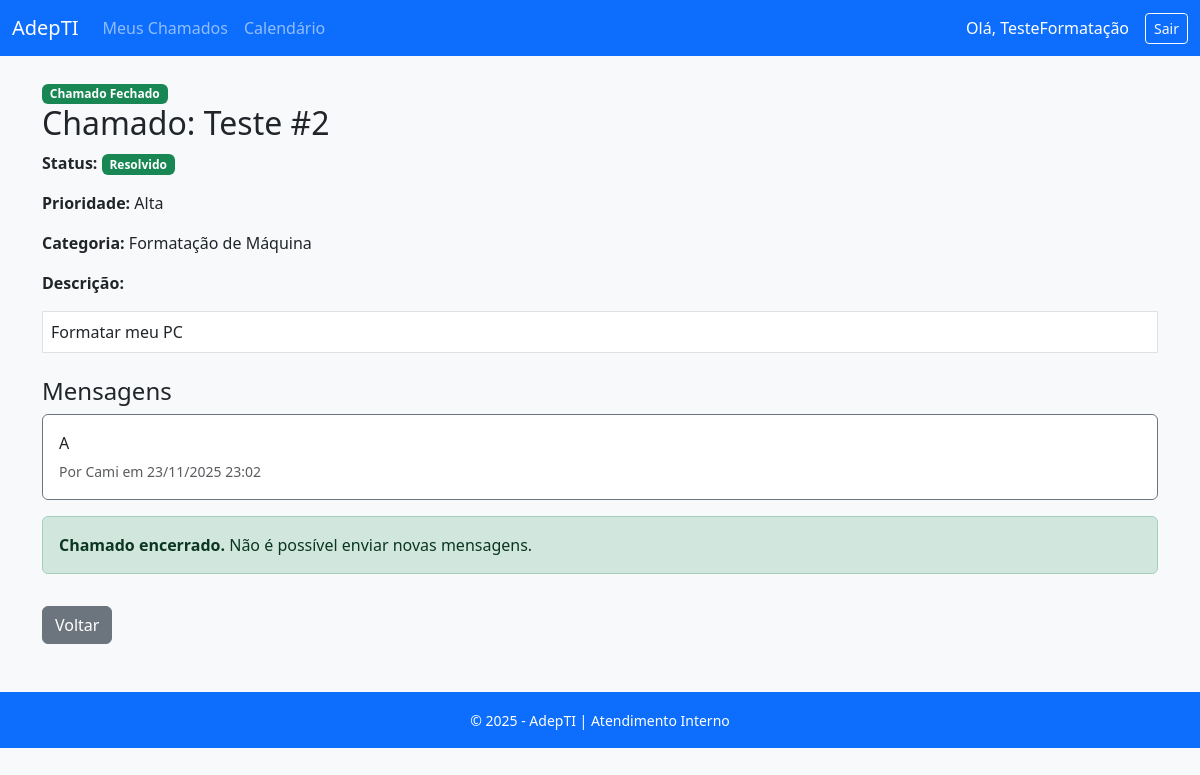
The app's page /chamado/2/ (signed in) with its own data.
### atendimento/models.py (models this page shows, shortened)
class Usuario(AbstractUser):
    TIPOS_USUARIO = (('administrativo', 'Administrativo'), ('atendente', 'Atendente'), ('cliente', 'Cliente'),)
    tipo = models.CharField(max_length=20, choices=TIPOS_USUARIO, default='cliente', verbose_name='Tipo de Usuário')
    categoria = models.ForeignKey(Categoria, on_delete=models.SET_NULL, null=True, blank=True)

class Chamado(models.Model):
    titulo = models.CharField(max_length=200)
    descricao = models.TextField()
    usuario = models.ForeignKey(settings.AUTH_USER_MODEL, on_delete=models.CASCADE, related_name='chamados')
    categoria = models.ForeignKey(Categoria, on_delete=models.SET_NULL, null=True, blank=True)
    prioridade = models.CharField(max_length=10, choices=(('baixa', 'Baixa'), ('media', 'Média'), ('alta', 'Alta')))
    status = models.CharField(max_length=20, choices=(('aberto', 'Aberto'), ('andamento', 'Em andamento'), ('resolvido', 'Resolvido')), default='aberto')
    data_abertura = models.DateTimeField(auto_now_add=True)
    data_atualizacao = models.DateTimeField(auto_now=True)

class Categoria(models.Model):
    nome = models.CharField(max_length=100)
    def __str__(self):
        return self.nome

class Mensagem(models.Model):
    chamado = models.ForeignKey(Chamado, on_delete=models.CASCADE, related_name='mensagens')
    autor = models.ForeignKey(settings.AUTH_USER_MODEL, on_delete=models.CASCADE)
    texto = models.TextField()
    data_envio = models.DateTimeField(auto_now_add=True)

### atendimento/views.py (the view, shortened to what this page needs)
# urls.py: path('chamado/<int:id>/', views.chamado_detalhes, name='chamado_detalhes'),
@login_required
def chamado_detalhes(request, id):
    chamado = get_object_or_404(Chamado, id=id)
    user = request.user
    if user.tipo == 'cliente' and chamado.usuario != user:
        messages.error(request, "Você não tem permissão para ver este chamado.")
        return redirect('index')
    mensagens = chamado.mensagens.order_by('data_envio')
    return render(request, 'atendimento/chamado_detalhes.html', {
        'chamado': chamado,
        'mensagens': mensagens
    })

### atendimento/templates/atendimento/chamado_detalhes.html (shortened to what this page needs)
{% extends 'atendimento/base.html' %}
{% block content %}
{% if user.tipo == "atendente" or user.tipo == "administrativo" %}
  {% if chamado.status != "resolvido" %}
    <button id="btnMostrarForm" class="btn btn-danger mb-3">Fechar Chamado</button>
    <form id="formFecharChamado" action="{% url 'fechar_chamado' chamado.id %}" method="post" style="display:none;" class="mt-3">
      {% csrf_token %}
      <div class="mb-3">
        <label for="mensagem_final" class="form-label">Mensagem de Encerramento (opcional)</label>
        <textarea name="mensagem_final" id="mensagem_final" class="form-control" rows="3"
                  placeholder="Descreva como o chamado foi resolvido..."></textarea>
      </div>
      <button type="submit" class="btn btn-danger">Confirmar Encerramento</button>
      <button type="button" id="btnCancelar" class="btn btn-secondary">Cancelar</button>
    </form>
  {% else %}
    <span class="badge bg-success">Chamado Fechado</span>
  {% endif %}
{% endif %}
<h2>Chamado: {{ chamado.titulo }}</h2>
<p><strong>Status:</strong>
  {% if chamado.status == 'aberto' %}
    <span class="badge bg-primary">Aberto</span>
  {% elif chamado.status == 'andamento' %}
    <span class="badge bg-warning text-dark">Em andamento</span>
  {% elif chamado.status == 'resolvido' %}
    <span class="badge bg-success">Resolvido</span>
  {% endif %}
</p>
<p><strong>Prioridade:</strong> {{ chamado.get_prioridade_display }}</p>
<p><strong>Categoria:</strong> {{ chamado.categoria }}</p>
<p><strong>Descrição:</strong></p>
<div class="border p-2 mb-4 bg-white">{{ chamado.descricao }}</div>
<h4>Mensagens</h4>
<div id='mensagens-container' class="mb-3">
    {% for msg in mensagens %}
    <div class="card mb-2 {% if msg.autor == user %}border-primary{% else %}border-secondary{% endif %}">
        <div class="card-body">
            <p class="mb-1">{{ msg.texto }}</p>
            <small class="text-muted">
                Por {{ msg.autor.username }} em {{ msg.data_envio|date:"d/m/Y H:i" }}
            </small>
        </div>
    </div>
    {% empty %}
    <p class="text-muted">Nenhuma mensagem ainda.</p>
    {% endfor %}
</div>
{% if chamado.status != "resolvido" %}
    <form method="POST">
        {% csrf_token %}
        <div class="mb-3">
            <label for="mensagem" class="form-label">Nova mensagem</label>
            <textarea name="mensagem" id="mensagem" class="form-control" rows="3" required></textarea>
        </div>
        <button type="submit" class="btn btn-primary">Enviar</button>
    </form>
{% else %}
    <div class="alert alert-success mt-3">
        <strong>Chamado encerrado.</strong> Não é possível enviar novas mensagens.
    </div>
{% endif %}
<a href="{% url 'index' %}" class="btn btn-secondary mt-3">Voltar</a>
{% endblock %}

### atendimento/templates/atendimento/base.html (shortened to what this page needs)
<!DOCTYPE html>
<html lang="pt-br">
<head>
    <link href="https://cdn.jsdelivr.net/npm/bootstrap@5.3.2/dist/css/bootstrap.min.css" rel="stylesheet">
</head>
<body class="bg-light">
{% if request.user.is_authenticated %}
<nav class="navbar navbar-expand-lg navbar-dark bg-primary">
    <div class="container-fluid">
        <a class="navbar-brand" href="{% url 'index' %}">AdepTI</a>
        <div class="collapse navbar-collapse" id="navbarNav">
            <ul class="navbar-nav me-auto">
                <li class="nav-item"><a class="nav-link" href="{% url 'index' %}">Meus Chamados</a></li>
                {% if request.user.tipo == 'atendente' or request.user.tipo == 'administrativo' %}
                <li class="nav-item">
                    <a class="nav-link" href="{% url 'pagina_calendario' %}">
                         Calendário
                    </a>
                </li>
                {% endif %}
            </ul>
{% endif %}
            {% if user.is_authenticated %}
            <span class="navbar-text text-white me-3">Olá, {{ user.username }}</span>
            <a href="{% url 'logout' %}" class="btn btn-outline-light btn-sm">Sair</a>
            {% else %}
            <a href="{% url 'login' %}" class="btn btn-light btn-sm"></a>
            {% endif %}
        </div>
    </div>
</nav>
<div class="container mt-4">
    {% block content %}
    {% endblock %}
</div>
<footer class="bg-primary text-white text-center p-3 mt-5">
    <small>&copy; 2025 - AdepTI | Atendimento Interno</small>
</footer>
</body>
</html>

### records on screen
Usuario: username "TesteFormatação"
Chamado: titulo "Teste #2", prioridade "Alta", categoria "Formatação de Máquina", descricao "Formatar meu PC"
Mensagem: texto "A", autor.username "Cami", data_envio "23/11/2025 23:02"
